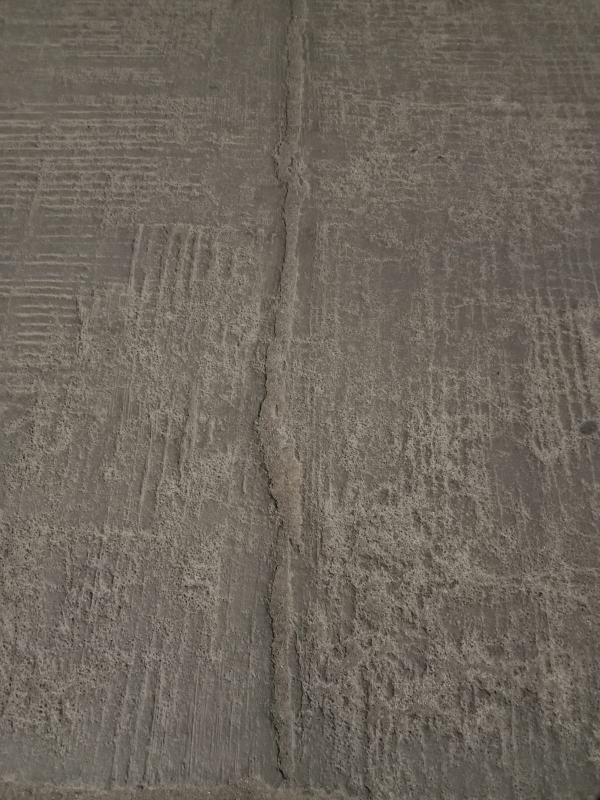
#> input picture sample_road_crack_images_for_static_detection/road 2.jpeg, 1200 x 1600 px (shown at 1/2 size)
$ python -i ROAD_CRACK_DETECTION_REALTIME.py   (imports and definitions only)   (older library calls are emulated)
#> lines starting #> are read from the running program, lines starting #| are printed output that depends on the picture; after the words box and inside, x2 and y2 are one past the last pixel; in counts of white or black regions, pixels touching at a corner belong together
#> further down, picture is the input picture: shape (1600, 1200, 3); mean B, G, R 92.7, 102.3, 109.9
import cv2
import numpy as np
import os
import matplotlib.pyplot as plt

# Define the IP camera URL and the folder path
ip_camera_url = "http://100.65.243.238:4747/video"  # Replace with your actual IP camera stream URL
folder_path = r"C:\Users\HomeLaptop\OneDrive\Desktop\DIP_PROJECT"  # Replace with your actual folder path

def process_frame(frame):
    # Convert to grayscale
    gray = cv2.cvtColor(frame, cv2.COLOR_BGR2GRAY)

    # Apply histogram equalization
    hist_eq = cv2.equalizeHist(gray)
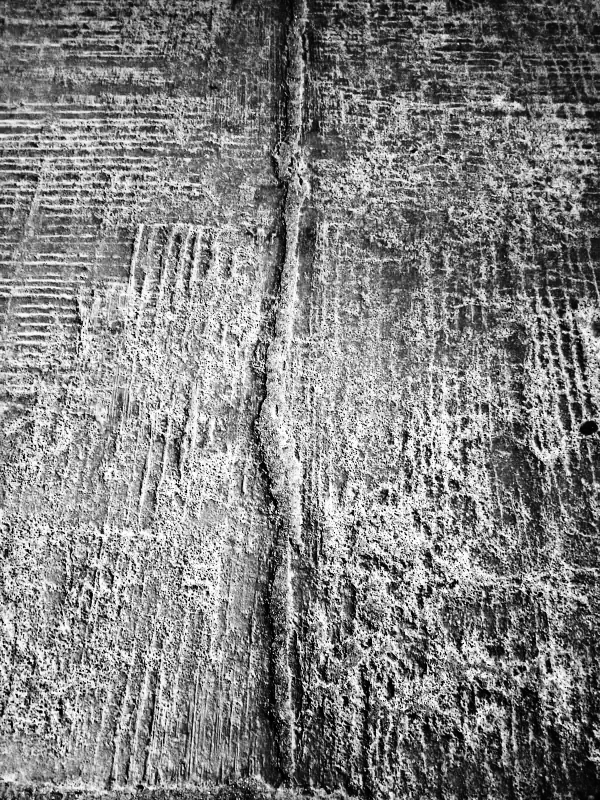
#> hist_eq: shape (1600, 1200) (shown at 1/2 size); min 0, max 255, mean 129.9

    # Apply Canny edge detection
    edges = cv2.Canny(gray, 50, 150)
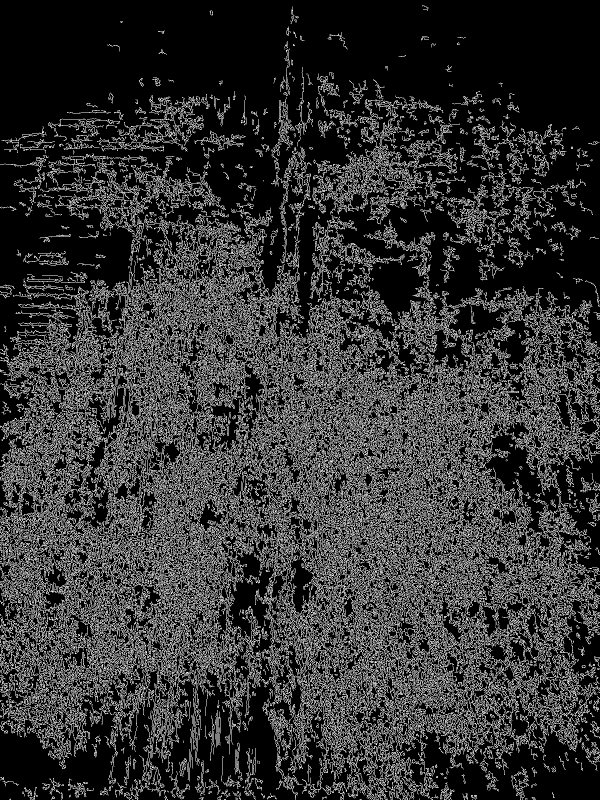
#> edges: shape (1600, 1200) (shown at 1/2 size); 20.5% white in thin lines or dots

    # Find contours of the cracks
    contours, _ = cv2.findContours(edges, cv2.RETR_EXTERNAL, cv2.CHAIN_APPROX_SIMPLE)
#> contours = 6874 contours, 5398 with area under 20; largest, box (x1, y1, x2, y2) and area: (227, 734, 362, 904) 2860, (829, 1005, 927, 1198) 2576, (683, 1164, 823, 1354) 2454, (784, 904, 906, 1042) 1856, (870, 801, 988, 915) 1679

    # Overlay detected edges on the original image
    overlay = frame.copy()

    # Draw contours and calculate crack lengths
    for i, contour in enumerate(contours):
        # Calculate the length of the contour (crack)
        length = cv2.arcLength(contour, closed=False)

        # Draw the contour on the overlay
        cv2.drawContours(overlay, [contour], -1, (0, 0, 255), 2)  # Red color, thickness 2

        # Get the centroid of the contour to place the text
        M = cv2.moments(contour)
        if M["m00"] != 0:
            cx = int(M["m10"] / M["m00"])
            cy = int(M["m01"] / M["m00"])
        else:
            cx, cy = 0, 0

        # Display the length of the crack near the contour
        cv2.putText(overlay, f"L: {length:.2f} px", (cx, cy),
                    cv2.FONT_HERSHEY_SIMPLEX, 0.5, (0, 255, 0), 2)  # Green color, thickness 2
#> this loop made 6874 passes
#> (contour, length, cx, cy) on passes 1, 2, 3, 6, 8, 9, 11, 18, 32: ([[945, 1598], [945, 1599]], 1, 0, 0), ([[754, 1598], [754, 1599]], 1, 0, 0), ([[743, 1598], [743, 1599]], 1, 0, 0), ([[265, 1598], [265, 1599], [266, 1599]], 2, 265, 1598), ([[838, 1597], [838, 1599]], 2, 0, 0), ([[474, 1597], [475, 1598], [475, 1599], [475, 1597]], 4.41, 474, 1597), ([[270, 1595], [270, 1597], [272, 1597], [272, 1595]], 6, 271, 1596), ([[509, 1592], [509, 1593], [510, 1594], [510, 1593]], 3.41, 509, 1593), ([[141, 1589], [141, 1593]], 4, 0, 0)
#> (length, cx, cy) on passes 4, 5, 7, 10, 12, 13: (6.24, 720, 1598), (6.24, 449, 1598), (9.66, 1051, 1597), (8.24, 20, 1598), (19.9, 1066, 1596), (10.24, 471, 1597)
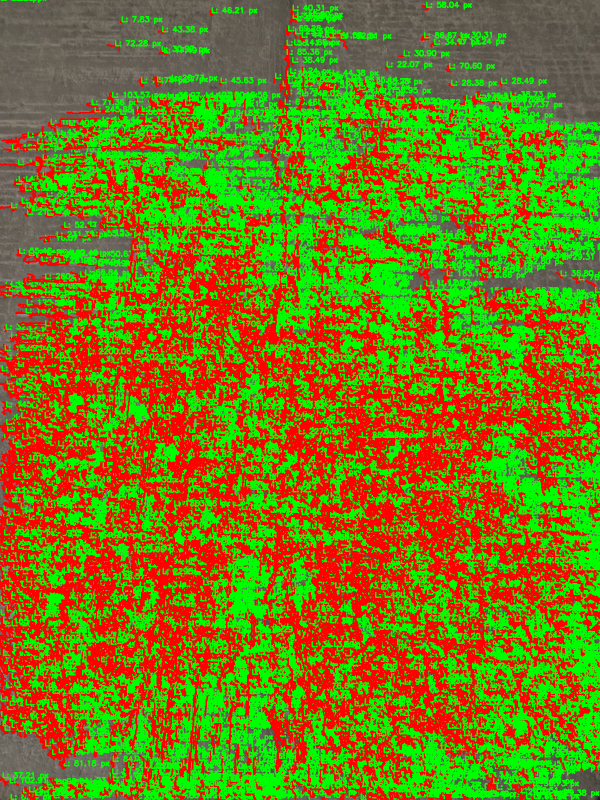
#> overlay: shape (1600, 1200, 3) (shown at 1/2 size); mean B, G, R 18.5, 124.7, 118.8

    return gray, hist_eq, edges, overlay

# [116 lines left out: functions add_label, plot_histogram, live_crack_detection, detect_cracks, not called in this run]


>>> import cv2
>>> picture = cv2.imread('sample_road_crack_images_for_static_detection/road 2.jpeg')
>>> result = process_frame(picture)

$ run again, on sample_road_crack_images_for_static_detection/road 3.jpeg
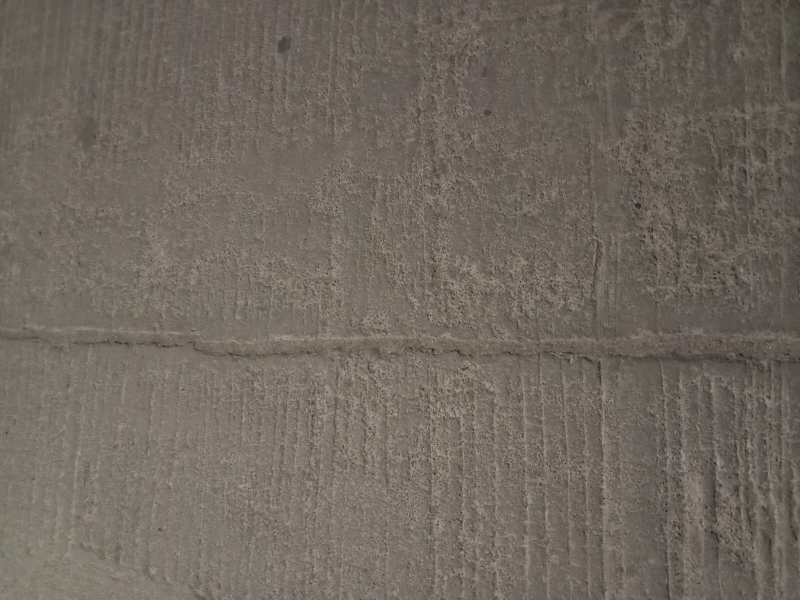
#> input picture sample_road_crack_images_for_static_detection/road 3.jpeg, 1600 x 1200 px (shown at 1/2 size)
#> picture is the input picture: shape (1200, 1600, 3); mean B, G, R 95, 103.7, 111.7
#> in process_frame, `edges = cv2.Canny(gray, 50, 150)`:
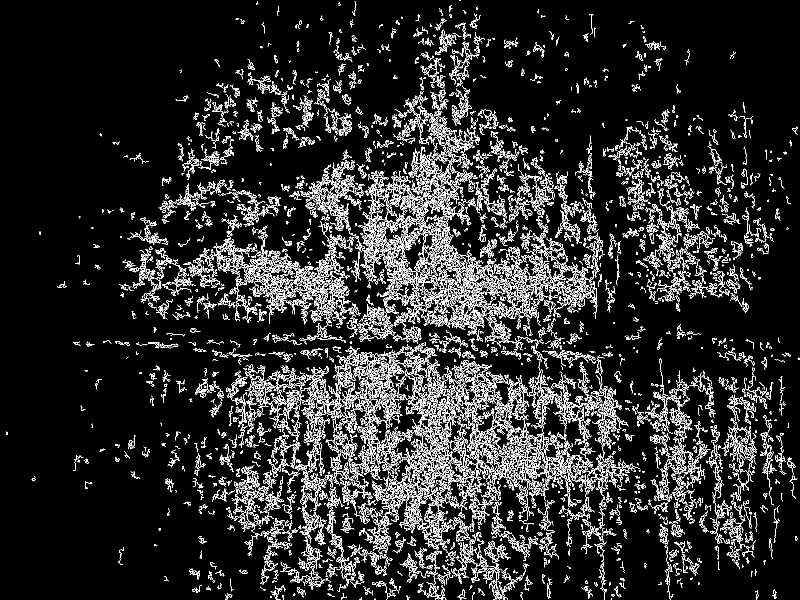
#> edges: shape (1200, 1600) (shown at 1/2 size); 10.3% white in thin lines or dots
#> contours = 4172 contours, 3258 with area under 20; largest, box (x1, y1, x2, y2) and area: (821, 875, 910, 969) 856, (911, 507, 975, 635) 844, (588, 757, 671, 834) 718, (461, 504, 587, 587) 569, (754, 489, 875, 572) 558
#> the loop in process_frame, `for i, contour in enumerate(contours):` made 4172 passes
#> (contour, length, cx, cy) on passes 2, 3, 4, 6, 50: ([[1222, 1197], [1223, 1198], [1223, 1199], [1223, 1197]], 4.41, 1222, 1197), ([[751, 1197], [751, 1199]], 2, 0, 0), ([[749, 1197], [749, 1199]], 2, 0, 0), ([[540, 1192], [540, 1195], [542, 1195], [542, 1192]], 8, 541, 1193), ([[861, 1169], [860, 1170], [860, 1175], [860, 1170]], 11.41, 0, 0)
#> after the loop in process_frame, `for i, contour in enumerate(contours):`:
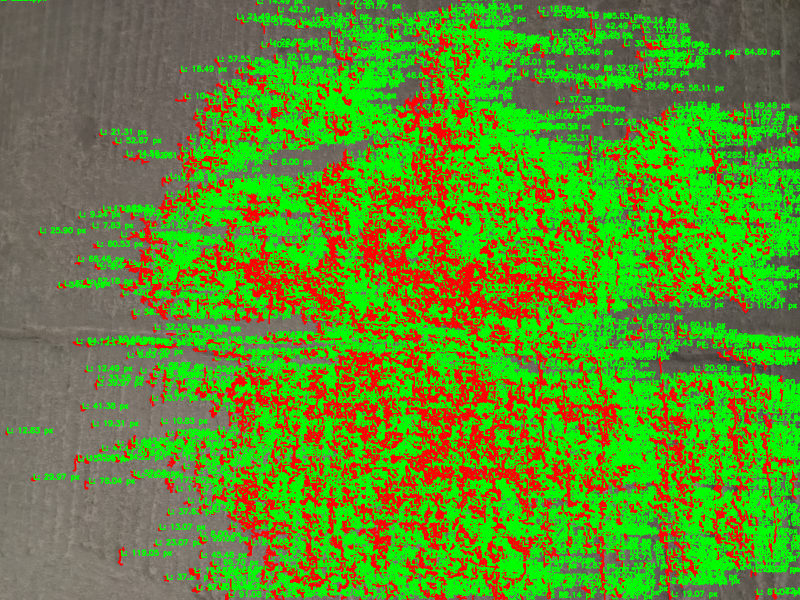
#> overlay: shape (1200, 1600, 3) (shown at 1/2 size); mean B, G, R 38.8, 144.5, 93.2
